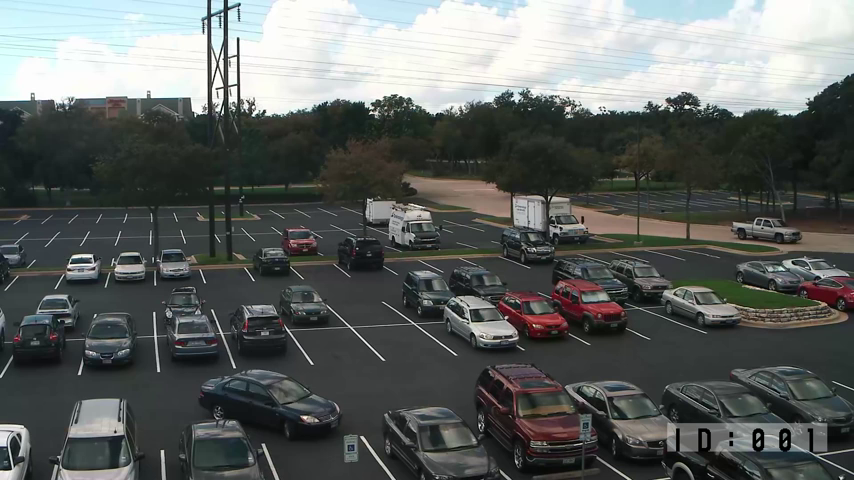
#> input picture Testing/file.png, 854 x 480 px
$ python 2d.py
#> lines starting #> are read from the running program, lines starting #| are printed output that depends on the picture
import cv2
import numpy as np

# Load the image
image = cv2.imread('file.png')
#> image is the input picture: shape (480, 854, 3); mean B, G, R 97.6, 99.7, 95.7

# Define the four corners of the original image
# These points should form a quadrilateral in the order: top-left, top-right, bottom-right, bottom-left
original_corners = np.array([[0, 0], [image.shape[1], 0], [image.shape[1], image.shape[0]], [0, image.shape[0]]], dtype=np.float32)
#> original_corners = [[0, 0], [854, 0], [854, 480], [0, 480]]

# Define the four corners of the desired top-down view
# Adjust these points according to the desired transformation
# This is just an example, you'll need to adjust these points based on your specific image and desired top-down view
top_down_corners = np.array([[0, 0], [600, 0], [600, 600], [0, 600]], dtype=np.float32)

# Compute the perspective transformation matrix
matrix = cv2.getPerspectiveTransform(original_corners, top_down_corners)
#> matrix = [[0.703, 0, 0], [0, 1.25, 0], [0, 0, 1]]

# Apply the perspective transformation to the image
top_down_image = cv2.warpPerspective(image, matrix, (600, 600))  # Adjust the size as needed
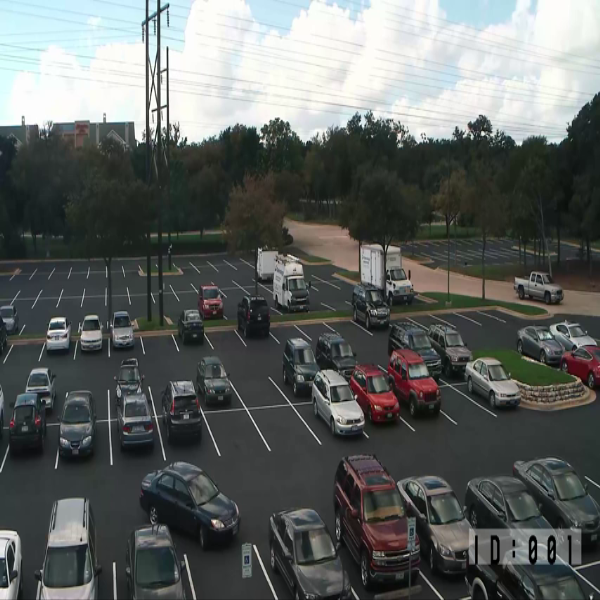
#> top_down_image: shape (600, 600, 3); mean B, G, R 97.6, 99.6, 95.7

# Display the top-down view image
cv2.imshow('Top-Down View', top_down_image)
cv2.waitKey(0)
cv2.destroyAllWindows()
